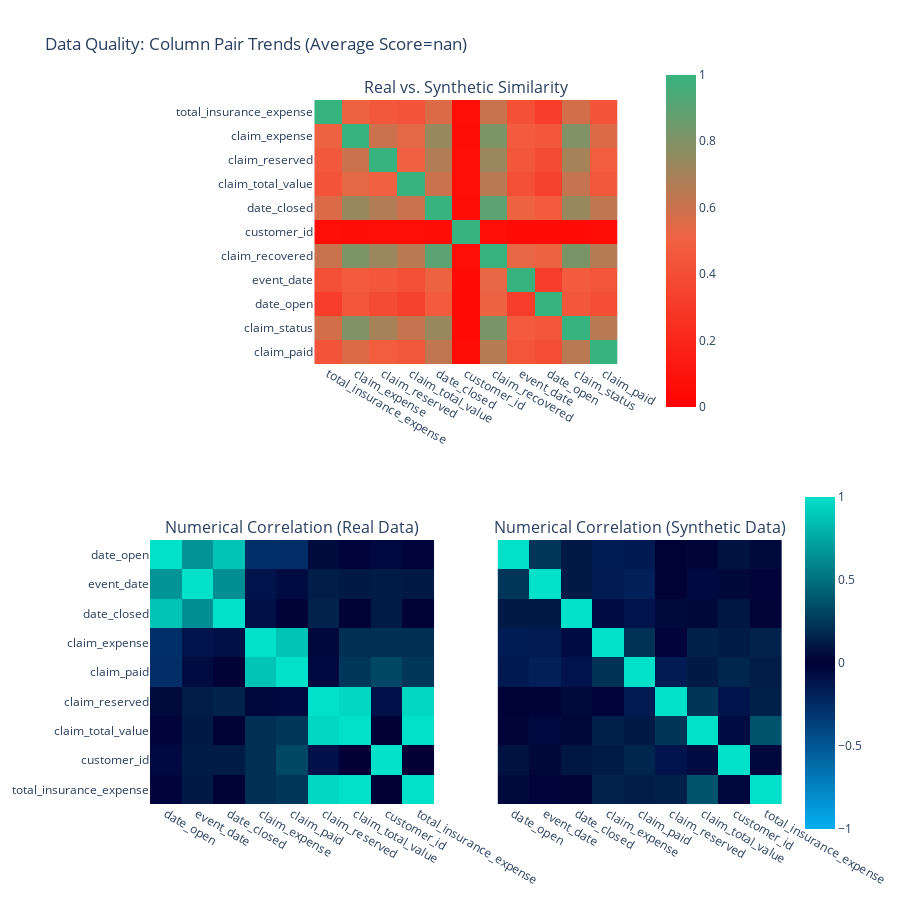

Notebook code for this chart:
### Code cell
fig = report.get_visualization(
    property_name='Column Pair Trends',
    table_name='claim')

fig.show()

### Figure 1 — Plotly figure (JSON) as saved in the notebook; plotly's stock layout.template omitted (floating-point values rounded to 4 significant figures)
{"data": [{"coloraxis": "coloraxis", "hovertemplate": "<b>Column Pair</b><br>(%{x},%{y})<br><br>Similarity: %{z}<extra></extra>", "type": "heatmap", "x": ["total_insurance_expense", "claim_expense", "claim_reserved", "claim_total_value", "date_closed", "customer_id", "claim_recovered", "event_date", "date_open", "claim_status", "claim_paid"], "xaxis": "x", "y": ["total_insurance_expense", "claim_expense", "claim_reserved", "claim_total_value", "date_closed", "customer_id", "claim_recovered", "event_date", "date_open", "claim_status", "claim_paid"], "yaxis": "y", "z": [[1, 0.51, 0.46, 0.43, 0.56, 0.07, 0.61, 0.41, 0.32, 0.58, 0.43], [0.51, 1, 0.6, 0.54, 0.74, 0.06, 0.81, 0.47, 0.45, 0.8, 0.56], [0.46, 0.6, 1, 0.5, 0.67, 0.07, 0.73, 0.45, 0.39, 0.7, 0.48], [0.43, 0.54, 0.5, 1, 0.6, 0.07, 0.65, 0.41, 0.34, 0.62, 0.46], [0.56, 0.74, 0.67, 0.6, 1, 0.06, 0.9, 0.51, 0.47, 0.74, 0.63], [0.07, 0.06, 0.07, 0.07, 0.06, 1, 0.07, 0.05, 0.05, 0.05, 0.06], [0.61, 0.81, 0.73, 0.65, 0.9, 0.07, 1, 0.53, 0.51, 0.82, 0.66], [0.41, 0.47, 0.45, 0.41, 0.51, 0.05, 0.53, 1, 0.32, 0.47, 0.44], [0.32, 0.45, 0.39, 0.34, 0.47, 0.05, 0.51, 0.32, 1, 0.45, 0.4], [0.58, 0.8, 0.7, 0.62, 0.74, 0.05, 0.82, 0.47, 0.45, 1, 0.65], [0.43, 0.56, 0.48, 0.46, 0.63, 0.06, 0.66, 0.44, 0.4, 0.65, 1]]}, {"coloraxis": "coloraxis2", "customdata": [[1, 0.24, 0.11, -0.16, -0.14, 0.01, 0.02, 0.08, 0.04], [0.24, 1, 0.11, -0.15, -0.18, -0.01, -0.05, 0.03, -0.02], [0.11, 0.11, 1, -0.07, -0.11, 0.04, 0.03, 0.1, 0.02], [-0.16, -0.15, -0.07, 1, 0.22, -0.02, 0.14, 0.12, 0.15], [-0.14, -0.18, -0.11, 0.22, 1, -0.15, 0.11, 0.17, 0.13], [0.01, -0.01, 0.04, -0.02, -0.15, 1, 0.23, -0.11, 0.14], [0.02, -0.05, 0.03, 0.14, 0.11, 0.23, 1, -0.06, 0.37], [0.08, 0.03, 0.1, 0.12, 0.17, -0.11, -0.06, 1, -0.04], [0.04, -0.02, 0.02, 0.15, 0.13, 0.14, 0.37, -0.04, 1]], "hovertemplate": "<b>Correlation</b><br>(%{x},%{y})<br><br>Real: %{z}<br>(vs. Synthetic: %{customdata})<extra></extra>", "type": "heatmap", "x": ["date_open", "event_date", "date_closed", "claim_expense", "claim_paid", "claim_reserved", "claim_total_value", "customer_id", "total_insurance_expense"], "xaxis": "x2", "y": ["date_open", "event_date", "date_closed", "claim_expense", "claim_paid", "claim_reserved", "claim_total_value", "customer_id", "total_insurance_expense"], "yaxis": "y2", "z": [[1, 0.66, 0.87, -0.27, -0.26, 0.05, -0.02, -0.05, -0.02], [0.66, 1, 0.64, -0.11, -0.06, 0.13, 0.11, 0.12, 0.11], [0.87, 0.64, 1, -0.09, -0.01, 0.15, -0.01, 0.12, -0.01], [-0.27, -0.11, -0.09, 1, 0.87, -0.04, 0.21, 0.21, 0.21], [-0.26, -0.06, -0.01, 0.87, 1, -0.05, 0.24, 0.32, 0.24], [0.05, 0.13, 0.15, -0.04, -0.05, 1, 0.96, -0.1, 0.96], [-0.02, 0.11, -0.01, 0.21, 0.24, 0.96, 1, 0, 1], [-0.05, 0.12, 0.12, 0.21, 0.32, -0.1, 0, 1, 0], [-0.02, 0.11, -0.01, 0.21, 0.24, 0.96, 1, 0, 1]]}, {"coloraxis": "coloraxis2", "customdata": [[1, 0.66, 0.87, -0.27, -0.26, 0.05, -0.02, -0.05, -0.02], [0.66, 1, 0.64, -0.11, -0.06, 0.13, 0.11, 0.12, 0.11], [0.87, 0.64, 1, -0.09, -0.01, 0.15, -0.01, 0.12, -0.01], [-0.27, -0.11, -0.09, 1, 0.87, -0.04, 0.21, 0.21, 0.21], [-0.26, -0.06, -0.01, 0.87, 1, -0.05, 0.24, 0.32, 0.24], [0.05, 0.13, 0.15, -0.04, -0.05, 1, 0.96, -0.1, 0.96], [-0.02, 0.11, -0.01, 0.21, 0.24, 0.96, 1, 0, 1], [-0.05, 0.12, 0.12, 0.21, 0.32, -0.1, 0, 1, 0], [-0.02, 0.11, -0.01, 0.21, 0.24, 0.96, 1, 0, 1]], "hovertemplate": "<b>Correlation</b><br>(%{x},%{y})<br><br>Synthetic: %{z}<br>(vs. Real: %{customdata})<extra></extra>", "type": "heatmap", "x": ["date_open", "event_date", "date_closed", "claim_expense", "claim_paid", "claim_reserved", "claim_total_value", "customer_id", "total_insurance_expense"], "xaxis": "x3", "y": ["date_open", "event_date", "date_closed", "claim_expense", "claim_paid", "claim_reserved", "claim_total_value", "customer_id", "total_insurance_expense"], "yaxis": "y3", "z": [[1, 0.24, 0.11, -0.16, -0.14, 0.01, 0.02, 0.08, 0.04], [0.24, 1, 0.11, -0.15, -0.18, -0.01, -0.05, 0.03, -0.02], [0.11, 0.11, 1, -0.07, -0.11, 0.04, 0.03, 0.1, 0.02], [-0.16, -0.15, -0.07, 1, 0.22, -0.02, 0.14, 0.12, 0.15], [-0.14, -0.18, -0.11, 0.22, 1, -0.15, 0.11, 0.17, 0.13], [0.01, -0.01, 0.04, -0.02, -0.15, 1, 0.23, -0.11, 0.14], [0.02, -0.05, 0.03, 0.14, 0.11, 0.23, 1, -0.06, 0.37], [0.08, 0.03, 0.1, 0.12, 0.17, -0.11, -0.06, 1, -0.04], [0.04, -0.02, 0.02, 0.15, 0.13, 0.14, 0.37, -0.04, 1]]}], "layout": {"annotations": [{"font": {"size": 16}, "showarrow": false, "text": "Real vs. Synthetic Similarity", "x": 0.5, "xanchor": "center", "xref": "paper", "y": 1, "yanchor": "bottom", "yref": "paper"}, {"font": {"size": 16}, "showarrow": false, "text": "Numerical Correlation (Real Data)", "x": 0.225, "xanchor": "center", "xref": "paper", "y": 0.375, "yanchor": "bottom", "yref": "paper"}, {"font": {"size": 16}, "showarrow": false, "text": "Numerical Correlation (Synthetic Data)", "x": 0.775, "xanchor": "center", "xref": "paper", "y": 0.375, "yanchor": "bottom", "yref": "paper"}], "coloraxis": {"cmax": 1, "cmin": 0, "colorbar": {"len": 0.5, "x": 0.8, "y": 0.8}, "colorscale": [[0, "#FF0000"], [0.5, "#F16141"], [1, "#36B37E"]]}, "coloraxis2": {"cmax": 1, "cmin": -1, "colorbar": {"len": 0.5, "y": 0.2}, "colorscale": [[0, "#03AFF1"], [0.5, "#000036"], [1, "#01E0C9"]]}, "height": 900, "title": {"text": "Data Quality: Column Pair Trends (Average Score=nan)"}, "width": 900, "xaxis": {"anchor": "y", "domain": [0.26, 0.74]}, "xaxis2": {"anchor": "y2", "domain": [0, 0.45]}, "xaxis3": {"anchor": "y3", "domain": [0.55, 1], "matches": "x2"}, "yaxis": {"anchor": "x", "autorange": "reversed", "domain": [0.625, 1]}, "yaxis2": {"anchor": "x2", "autorange": "reversed", "domain": [0, 0.375]}, "yaxis3": {"anchor": "x3", "autorange": "reversed", "domain": [0, 0.375], "matches": "y2", "visible": false}}}
